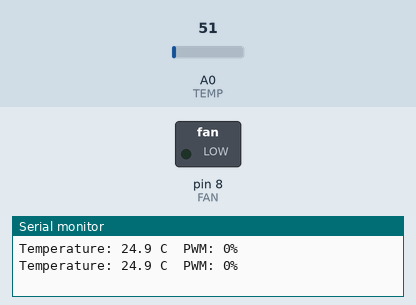
The sketch below on a simulated Arduino Uno, built with avr-gcc and run on an emulated ATmega328P. Parts: switched loads named in the sketch (green lamp = pin HIGH), the last lines printed to the serial monitor. The test bench sets the inputs (shaded band); at power-on: A0 (TEMP) = 51.

Above: at 1.8 s.
1.9 s: A0 (TEMP) set to 57
At 3.2 s:
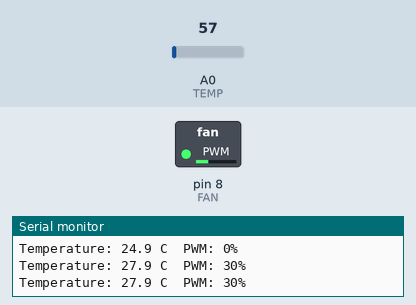
3.5 s: A0 (TEMP) set to 71
At 4.8 s:
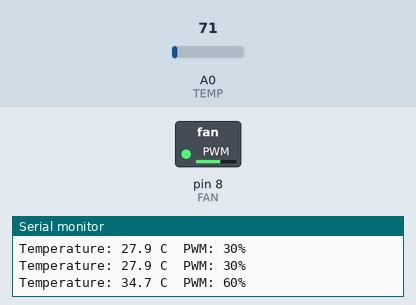
5.5 s: A0 (TEMP) set to 86
At 6.3 s:
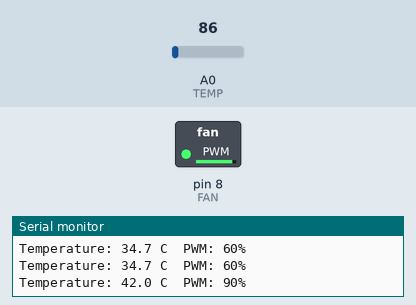
Timing chart, 0 to 8.5 s (numbered marks = the images above; inputs shaded):
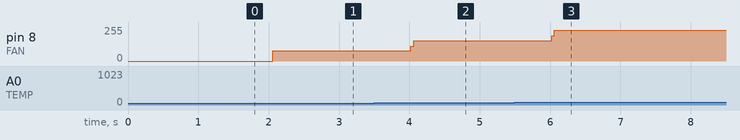

The sketch:

EX4-CODE.ino
```cpp
#define TEMP A0
#define FAN  8

volatile byte pwm = 0;
volatile byte count = 0;

ISR(TIMER1_COMPA_vect)
{
  count++;

  if (count >= 100)
    count = 0;

  digitalWrite(FAN, count < pwm);
}

void setup()
{
  Serial.begin(9600);
  pinMode(FAN, OUTPUT);

  TCCR1A = 0;
  TCCR1B = (1 << WGM12) | (1 << CS11);

  OCR1A = 199;

  TIMSK1 = (1 << OCIE1A);

  sei();
}

void loop()
{
  int adc = analogRead(TEMP);

  float temp = adc * 500.0 / 1023.0;

  if (temp < 25)
    pwm = 0;
  else if (temp < 30)
    pwm = 30;
  else if (temp < 35)
    pwm = 60;
  else
    pwm = 90;

  Serial.print("Temperature: ");
  Serial.print(temp, 1);

  Serial.print(" C  PWM: ");
  Serial.print(pwm);

  Serial.println("%");

  delay(1000);
}
```

Measured:
- the behaviour switches between 51 and 52 on A0 (TEMP) (found by bisection; images 0 and 1)
- after the input at 1.9 s, pin 8 (FAN): 0/255 → 77/255 after 0.16 s
- after the input at 3.5 s, pin 8 (FAN): 77/255 → 153/255 after 0.52 s
- after the input at 5.5 s, pin 8 (FAN): 153/255 → 230/255 after 0.52 s
